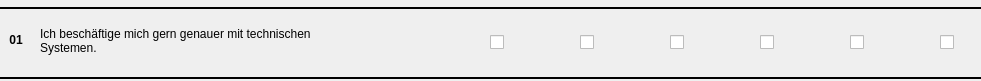
   <widget class="QWidget" name="item1" native="true">
    <property name="geometry">
     <rect>
      <x>0</x>
      <y>260</y>
      <width>981</width>
      <height>81</height>
     </rect>
    </property>
    <widget class="QLabel" name="label_13">
     <property name="geometry">
      <rect>
       <x>40</x>
       <y>0</y>
       <width>491</width>
       <height>81</height>
      </rect>
     </property>
     <property name="text">
      <string>Ich beschäftige mich gern genauer mit technischen
Systemen.</string>
     </property>
    </widget>
    <widget class="QLabel" name="label_14">
     <property name="geometry">
      <rect>
       <x>6</x>
       <y>30</y>
       <width>20</width>
       <height>20</height>
      </rect>
     </property>
     <property name="font">
      <font>
       <weight>75</weight>
       <bold>true</bold>
      </font>
     </property>
     <property name="text">
      <string>01</string>
     </property>
     <property name="alignment">
      <set>Qt::AlignCenter</set>
     </property>
    </widget>
    <widget class="QCheckBox" name="i1cb1">
     <property name="geometry">
      <rect>
       <x>490</x>
       <y>30</y>
       <width>21</width>
       <height>24</height>
      </rect>
     </property>
     <property name="text">
      <string/>
     </property>
    </widget>
    <widget class="QCheckBox" name="i1cb2">
     <property name="geometry">
      <rect>
       <x>580</x>
       <y>30</y>
       <width>21</width>
       <height>24</height>
      </rect>
     </property>
     <property name="text">
      <string/>
     </property>
    </widget>
    <widget class="QCheckBox" name="i1cb3">
     <property name="geometry">
      <rect>
       <x>670</x>
       <y>30</y>
       <width>21</width>
       <height>24</height>
      </rect>
     </property>
     <property name="text">
      <string/>
     </property>
    </widget>
    <widget class="QCheckBox" name="i1cb4">
     <property name="geometry">
      <rect>
       <x>760</x>
       <y>30</y>
       <width>21</width>
       <height>24</height>
      </rect>
     </property>
     <property name="text">
      <string/>
     </property>
    </widget>
    <widget class="QCheckBox" name="i1cb5">
     <property name="geometry">
      <rect>
       <x>850</x>
       <y>30</y>
       <width>21</width>
       <height>24</height>
      </rect>
     </property>
     <property name="text">
      <string/>
     </property>
    </widget>
    <widget class="QCheckBox" name="i1cb6">
     <property name="geometry">
      <rect>
       <x>940</x>
       <y>30</y>
       <width>21</width>
       <height>24</height>
      </rect>
     </property>
     <property name="text">
      <string/>
     </property>
    </widget>
    <widget class="Line" name="line_3">
     <property name="geometry">
      <rect>
       <x>0</x>
       <y>0</y>
       <width>981</width>
       <height>16</height>
      </rect>
     </property>
     <property name="frameShadow">
      <enum>QFrame::Plain</enum>
     </property>
     <property name="lineWidth">
      <number>2</number>
     </property>
     <property name="orientation">
      <enum>Qt::Horizontal</enum>
     </property>
    </widget>
    <widget class="Line" name="line_4">
     <property name="geometry">
      <rect>
       <x>0</x>
       <y>70</y>
       <width>981</width>
       <height>16</height>
      </rect>
     </property>
     <property name="frameShadow">
      <enum>QFrame::Plain</enum>
     </property>
     <property name="lineWidth">
      <number>2</number>
     </property>
     <property name="orientation">
      <enum>Qt::Horizontal</enum>
     </property>
    </widget>
   </widget>
